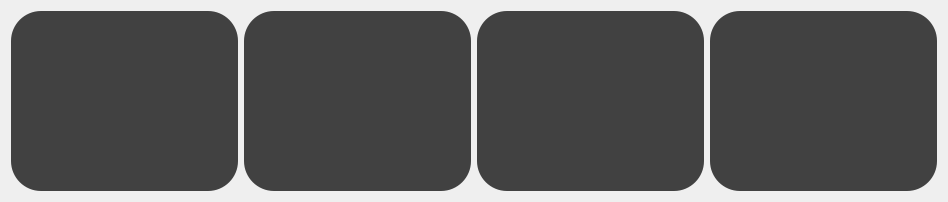
                          <widget class="QWidget" name="scrollAreaWidgetContents_5">
                           <property name="geometry">
                            <rect>
                             <x>0</x>
                             <y>0</y>
                             <width>944</width>
                             <height>200</height>
                            </rect>
                           </property>
                           <layout class="QGridLayout" name="gridLayout_17">
                            <item row="0" column="0">
                             <widget class="QWidget" name="widget_26" native="true">
                              <property name="minimumSize">
                               <size>
                                <width>227</width>
                                <height>180</height>
                               </size>
                              </property>
                              <property name="maximumSize">
                               <size>
                                <width>227</width>
                                <height>180</height>
                               </size>
                              </property>
                              <property name="styleSheet">
                               <string notr="true">background-color: rgb(65, 65, 65);
border-top-left-radius: 30px;
border-top-right-radius: 30px;
border-bottom-left-radius: 30px;
border-bottom-right-radius: 30px;
</string>
                              </property>
                             </widget>
                            </item>
                            <item row="0" column="1">
                             <widget class="QWidget" name="widget_27" native="true">
                              <property name="minimumSize">
                               <size>
                                <width>227</width>
                                <height>180</height>
                               </size>
                              </property>
                              <property name="maximumSize">
                               <size>
                                <width>227</width>
                                <height>180</height>
                               </size>
                              </property>
                              <property name="styleSheet">
                               <string notr="true">background-color: rgb(65, 65, 65);
border-top-left-radius: 30px;
border-top-right-radius: 30px;
border-bottom-left-radius: 30px;
border-bottom-right-radius: 30px;
</string>
                              </property>
                             </widget>
                            </item>
                            <item row="0" column="3">
                             <widget class="QWidget" name="widget_28" native="true">
                              <property name="minimumSize">
                               <size>
                                <width>227</width>
                                <height>180</height>
                               </size>
                              </property>
                              <property name="maximumSize">
                               <size>
                                <width>227</width>
                                <height>180</height>
                               </size>
                              </property>
                              <property name="styleSheet">
                               <string notr="true">background-color: rgb(65, 65, 65);
border-top-left-radius: 30px;
border-top-right-radius: 30px;
border-bottom-left-radius: 30px;
border-bottom-right-radius: 30px;
</string>
                              </property>
                             </widget>
                            </item>
                            <item row="0" column="2">
                             <widget class="QWidget" name="widget_36" native="true">
                              <property name="minimumSize">
                               <size>
                                <width>227</width>
                                <height>180</height>
                               </size>
                              </property>
                              <property name="maximumSize">
                               <size>
                                <width>227</width>
                                <height>180</height>
                               </size>
                              </property>
                              <property name="styleSheet">
                               <string notr="true">background-color: rgb(65, 65, 65);
border-top-left-radius: 30px;
border-top-right-radius: 30px;
border-bottom-left-radius: 30px;
border-bottom-right-radius: 30px;
</string>
                              </property>
                             </widget>
                            </item>
                           </layout>
                          </widget>
